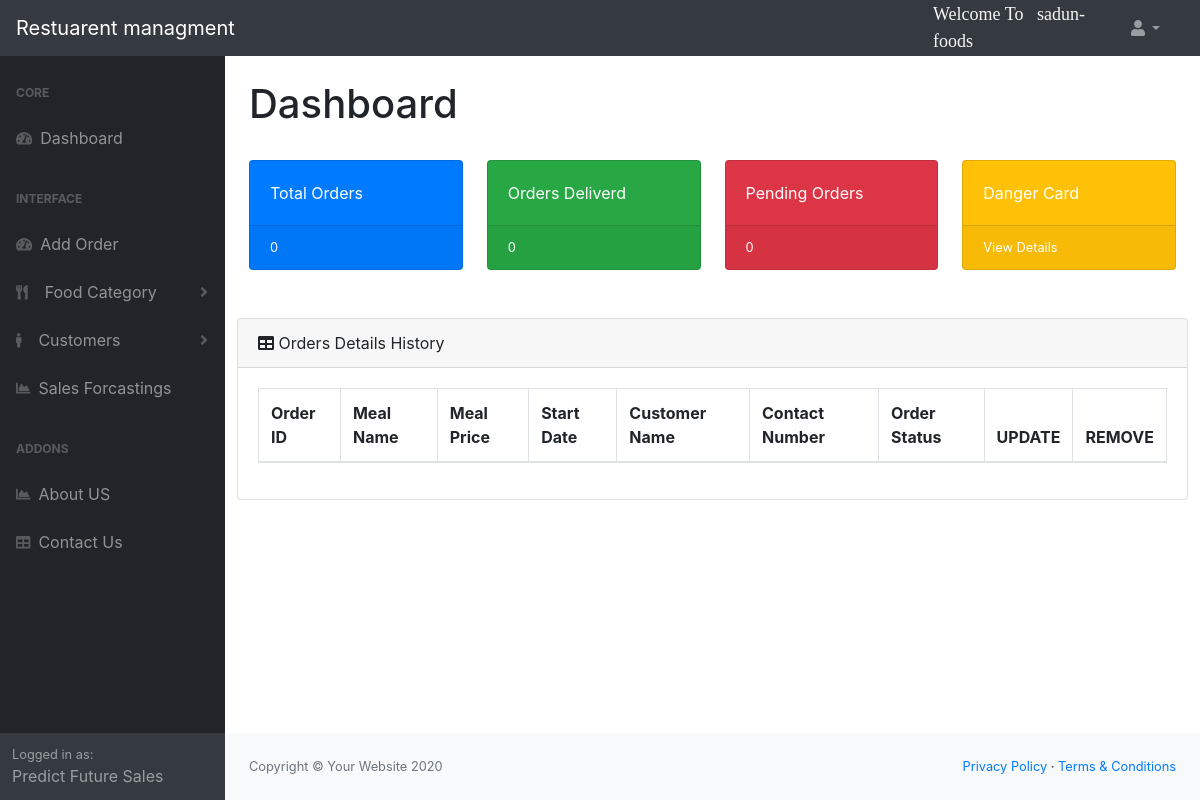
Page /dashboard/ (signed in) on the earlier database version.
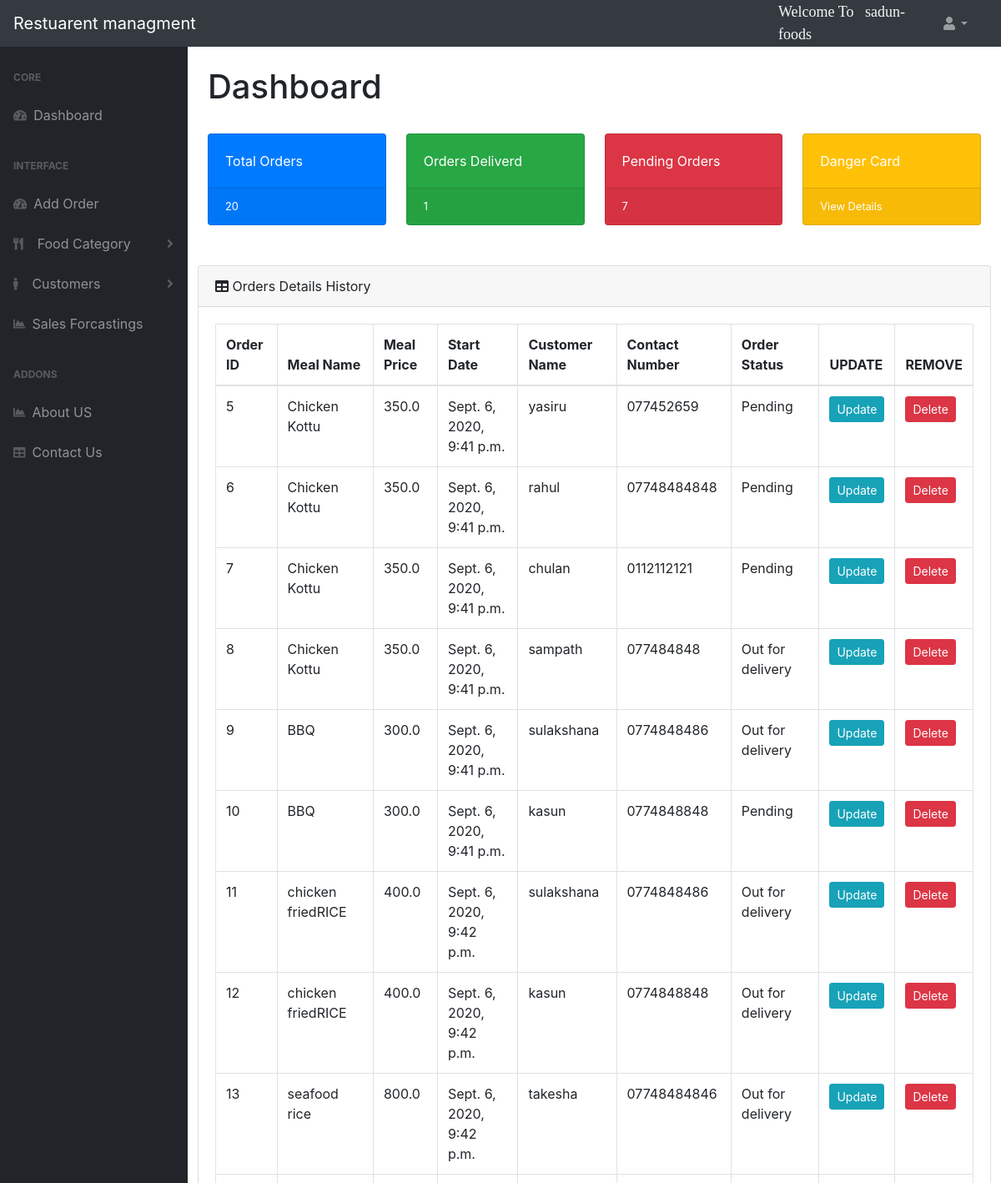
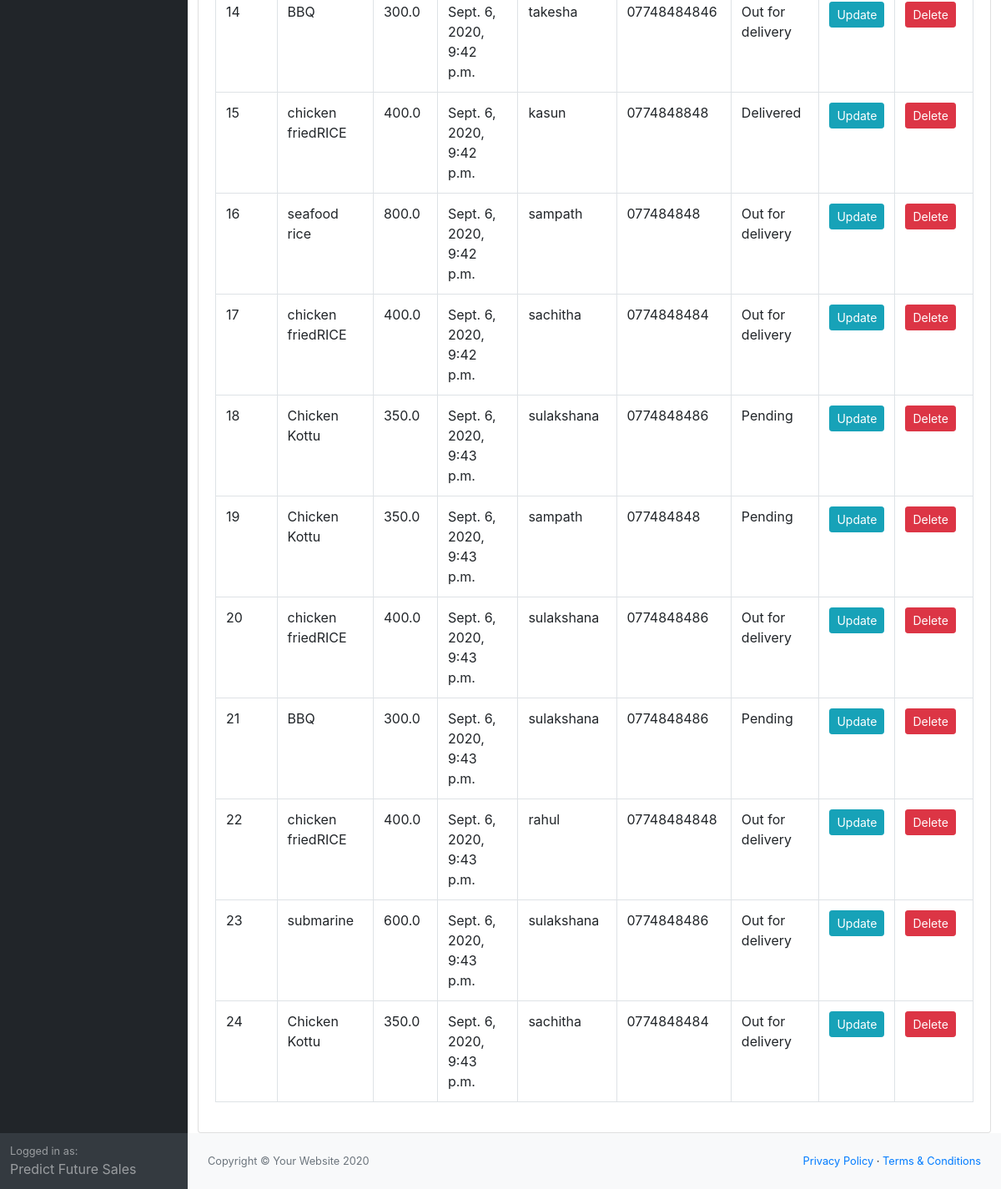
Same page on the later database version (2 pictures, top to bottom).
### accounts/models.py (models this page shows, shortened)
class Order(models.Model):
		STATUS = (
				('Pending', 'Pending'),
				('Out for delivery', 'Out for delivery'),
				('Delivered', 'Delivered'),
				)
		customer = models.ForeignKey(Customer, null=True, on_delete= models.SET_NULL)
		meal = models.ForeignKey(Meal, null=True, on_delete= models.SET_NULL)
		date_created = models.DateTimeField(auto_now_add=True, null=True)
		qty=models.IntegerField(null=True)
		status = models.CharField(max_length=200, null=True, choices=STATUS)
		user = models.ForeignKey(User,on_delete=models.CASCADE)

class Meal(models.Model):
		meal_name=models.CharField(max_length=200, null=True)
		price = models.FloatField(null=True)
		description = models.CharField(max_length=200, null=True)
		tags = models.ManyToManyField(Tag)
		user = models.ForeignKey(User,on_delete=models.CASCADE)

class Customer(models.Model):
		name = models.CharField(max_length=200, null=True)
		contact_number = models.CharField(max_length=200, null=True)
		email = models.CharField(max_length=200, null=True)
		Address = models.CharField(max_length=200, null=True)
		user = models.ForeignKey(User,on_delete=models.CASCADE)
		def __str__(self):
			return self.name

### accounts/views.py (the view)
# urls.py: path('dashboard/', views.home, name="home"),
@login_required(login_url='log')
def home(request):
	customers = Customer.objects.filter(user=request.user)
	orders = Order.objects.filter(user=request.user)
	total_customers = customers.count()
	total_orders = orders.count()
	delivered = orders.filter(status='Delivered').count()
	pending = orders.filter(status='Pending').count()
	context = {'orders':orders, 'customers':customers,
	'order_count':total_orders,'total_deliverd':delivered,
	'total_pending':pending }
	return render(request, 'dashboard.html',context)

### accounts/templates/dashboard.html
{%  extends 'main.html' %}
      {% block content %}
      {%  include 'navbar.html' %}
      {%  include 'side_menu_bar.html' %}
            <div id="layoutSidenav_content">
                <main>
                    <div class="container-fluid">
                        <h1 class="mt-4">Dashboard</h1>
                       <br>
                       {%  include 'status.html' %}
                       <br>
                        <div class="row">
                            <div class="card mb-8">
                                <div class="card-header">
                                    <i class="fas fa-table mr-6"></i>
                                        Orders Details History
                                </div>
                                 <div class="card-body">
                                    <div class="table-responsive">
                                        <table class="table table-bordered" id="dataTable" width="100%" cellspacing="0">
                                             <thead>
                                                 <tr>
                                                    <th>Order ID</th>
                                                    <th>Meal Name</th>
                                                    <th>Meal Price</th>
                                                    <th>Start Date</th>
                                                    <th>Customer Name</th>
                                                    <th>Contact Number</th>
                                                    <th>Order Status</th>
                                                    <th>UPDATE</th>
                                                    <th>REMOVE</th>
                                                </tr>
                                            </thead>
                                            <tbody>
                                                {% for order in orders %}
                                                <tr>
                                                    <td>{{order.id}}</td>
                                                    <td>{{order.meal.meal_name}}</td>
                                                    <td>{{order.meal.price}}</td>
                                                    <td>{{order.date_created}}</td>
                                                    <td>{{order.customer}}</td>
                                                    <td>{{order.customer.contact_number}}</td>
                                                    <td>{{order.status}}</td>
                                                    <td><a class="btn btn-sm btn-info" href="{% url 'update_order' order.id %}">Update</a></td>
                                                    <td><a class="btn btn-sm btn-danger" href="{% url 'delete_order' order.id %}">Delete</a></td>
                                                </tr>
                                            {% endfor %}
                                             </tbody>
                                        </table>
                                    </div>
                                </div>
                            </div>
                        </div>
                </main>
                <footer class="py-4 bg-light mt-auto">
                    <div class="container-fluid">
                        <div class="d-flex align-items-center justify-content-between small">
                            <div class="text-muted">Copyright &copy; Your Website 2020</div>
                            <div>
                                <a href="#">Privacy Policy</a>
                                &middot;
                                <a href="#">Terms &amp; Conditions</a>
                            </div>
                        </div>
                    </div>
                </footer>
            </div>
        </div>
        {% endblock %}

Differences in the rows shown:
added Order: id "5", meal.meal_name "Chicken Kottu", meal.price "350.0", date_created "Sept. 6, 2020, 9:41 p.m.", customer "yasiru", customer.contact_number "077452659", status "Pending"
added Order: id "6", meal.meal_name "Chicken Kottu", meal.price "350.0", date_created "Sept. 6, 2020, 9:41 p.m.", customer "rahul", customer.contact_number "07748484848", status "Pending"
added Order: id "7", meal.meal_name "Chicken Kottu", meal.price "350.0", date_created "Sept. 6, 2020, 9:41 p.m.", customer "chulan", customer.contact_number "0112112121", status "Pending"
added Order: id "8", meal.meal_name "Chicken Kottu", meal.price "350.0", date_created "Sept. 6, 2020, 9:41 p.m.", customer "sampath", customer.contact_number "077484848", status "Out for delivery"
added Order: id "9", meal.meal_name "BBQ", meal.price "300.0", date_created "Sept. 6, 2020, 9:41 p.m.", customer "sulakshana", customer.contact_number "0774848486", status "Out for delivery"
added Order: id "10", meal.meal_name "BBQ", meal.price "300.0", date_created "Sept. 6, 2020, 9:41 p.m.", customer "kasun", customer.contact_number "0774848848", status "Pending"
added Order: id "11", meal.meal_name "chicken friedRICE", meal.price "400.0", date_created "Sept. 6, 2020, 9:42 p.m.", customer "sulakshana", customer.contact_number "0774848486", status "Out for delivery"
added Order: id "12", meal.meal_name "chicken friedRICE", meal.price "400.0", date_created "Sept. 6, 2020, 9:42 p.m.", customer "kasun", customer.contact_number "0774848848", status "Out for delivery"
added Order: id "13", meal.meal_name "seafood rice", meal.price "800.0", date_created "Sept. 6, 2020, 9:42 p.m.", customer "takesha", customer.contact_number "07748484846", status "Out for delivery"
added Order: id "14", meal.meal_name "BBQ", meal.price "300.0", date_created "Sept. 6, 2020, 9:42 p.m.", customer "takesha", customer.contact_number "07748484846", status "Out for delivery"
added Order: id "15", meal.meal_name "chicken friedRICE", meal.price "400.0", date_created "Sept. 6, 2020, 9:42 p.m.", customer "kasun", customer.contact_number "0774848848", status "Delivered"
added Order: id "16", meal.meal_name "seafood rice", meal.price "800.0", date_created "Sept. 6, 2020, 9:42 p.m.", customer "sampath", customer.contact_number "077484848", status "Out for delivery"
added Order: id "17", meal.meal_name "chicken friedRICE", meal.price "400.0", date_created "Sept. 6, 2020, 9:42 p.m.", customer "sachitha", customer.contact_number "0774848484", status "Out for delivery"
added Order: id "18", meal.meal_name "Chicken Kottu", meal.price "350.0", date_created "Sept. 6, 2020, 9:43 p.m.", customer "sulakshana", customer.contact_number "0774848486", status "Pending"
added Order: id "19", meal.meal_name "Chicken Kottu", meal.price "350.0", date_created "Sept. 6, 2020, 9:43 p.m.", customer "sampath", customer.contact_number "077484848", status "Pending"
added Order: id "20", meal.meal_name "chicken friedRICE", meal.price "400.0", date_created "Sept. 6, 2020, 9:43 p.m.", customer "sulakshana", customer.contact_number "0774848486", status "Out for delivery"
added Order: id "21", meal.meal_name "BBQ", meal.price "300.0", date_created "Sept. 6, 2020, 9:43 p.m.", customer "sulakshana", customer.contact_number "0774848486", status "Pending"
added Order: id "22", meal.meal_name "chicken friedRICE", meal.price "400.0", date_created "Sept. 6, 2020, 9:43 p.m.", customer "rahul", customer.contact_number "07748484848", status "Out for delivery"
added Order: id "23", meal.meal_name "submarine", meal.price "600.0", date_created "Sept. 6, 2020, 9:43 p.m.", customer "sulakshana", customer.contact_number "0774848486", status "Out for delivery"
added Order: id "24", meal.meal_name "Chicken Kottu", meal.price "350.0", date_created "Sept. 6, 2020, 9:43 p.m.", customer "sachitha", customer.contact_number "0774848484", status "Out for delivery"
Other differences:
{{ order_count }}: "0" → "20"
{{ total_deliverd }}: "0" → "1"
{{ total_pending }}: "0" → "7"
